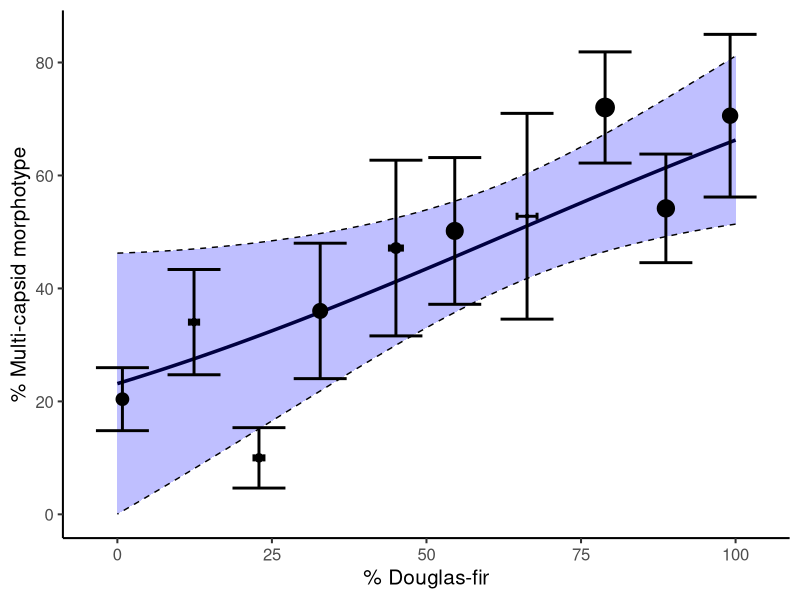

Write R code to recreate this figure.
library(tidyverse)
library(gridExtra)

ll_data <- read_csv("data/data_for_ll.csv")

ll_data <- ll_data %>% mutate(MNPV_perc = MNPV/total)

glm(MNPV_perc ~ Douglas_fir, data = subset(ll_data,total>=0), family = 'binomial',weights = total)

glm_mod <- glm(MNPV_perc ~ Douglas_fir, data = subset(ll_data,total>=0), family = 'binomial',weights = total)
glm_mod <- glm(MNPV_perc ~ Douglas_fir, data = subset(ll_data,total>=0), family = 'binomial',weights = total)
glm0 <- glm(MNPV_perc ~ 1, data = subset(ll_data,total>=0), family = 'binomial',weights = total)
summary(glm_mod)
summary(glm0)

logLik(glm_mod)
logLik(glm0)

AIC(glm0) - AIC(glm_mod)
stats::anova(glm0,glm_mod, test = "Chisq")

xnums <- seq(0,1,0.01)
ypred_S <- predict.glm(glm_mod, list(Douglas_fir = xnums), se.fit = TRUE)$fit
ypred_S_se <- predict.glm(glm_mod, list(Douglas_fir = xnums), se.fit = TRUE)$se.fit

ilink <- family(glm_mod)$linkinv

mod_df <- data.frame(df = xnums, mperc = ypred_S, se_pred = ypred_S_se)

mod_df <- mod_df %>% mutate(fit_resp = ilink(mperc),
                            right_upr = ilink(mperc) + (1.96*se_pred),
                            right_lwr = ilink(mperc) - (1.96*se_pred))

mod_df2 <- mod_df %>% mutate(df = df*100, mperc = mperc*100, fit_resp = fit_resp*100, se_pred = se_pred*100, right_upr = right_upr*100, right_lwr = right_lwr*100)

field_data_round <- ll_data %>% mutate(round_pd = round(Douglas_fir*9)/9) %>% group_by(round_pd) %>% 
  summarize(sum_MNPV = sum(MNPV), sum_tot = sum(total),
            pMNPV = mean(MNPV/total),
            sd_pMNPV = sd(MNPV/total),
            len = length(MNPV),
            pdoug = mean(Douglas_fir),
            sd_pd = sd(Douglas_fir)) %>% 
  mutate(se_pMNPV = sd_pMNPV/sqrt(len),
         se_pd = sd_pd/sqrt(len))

pdf("figures/glm_mod.pdf",height = 5, width = 9)
mod_df2 %>% ggplot() + geom_line(aes(x = df, y = fit_resp), color = 'black', size = 1.2) +
  geom_ribbon(aes(x = df, ymax = right_upr, ymin = right_lwr),
              fill = 'blue', color = 'black', alpha = 0.25,linetype = 'dashed') + theme_classic(base_size = 15) +
  geom_point(data = field_data_round, aes(x = pdoug*100, y = pMNPV*100, size = sum_tot)) +
  geom_errorbar(data = field_data_round, aes(x = pdoug*100, ymin = pMNPV*100 - se_pMNPV*100, ymax = pMNPV*100 + se_pMNPV*100), size = 1) +
  geom_errorbar(data = field_data_round, aes(y = pMNPV*100, xmin = pdoug*100 - se_pd*100, xmax = pdoug*100 + se_pd*100), size = 1) +
  xlab("% Douglas-fir") + ylab("% Multi-capsid morphotype") + 
  theme(legend.position = 'none') + 
  scale_y_continuous(breaks = c(0,20,40,60,80))
dev.off()
